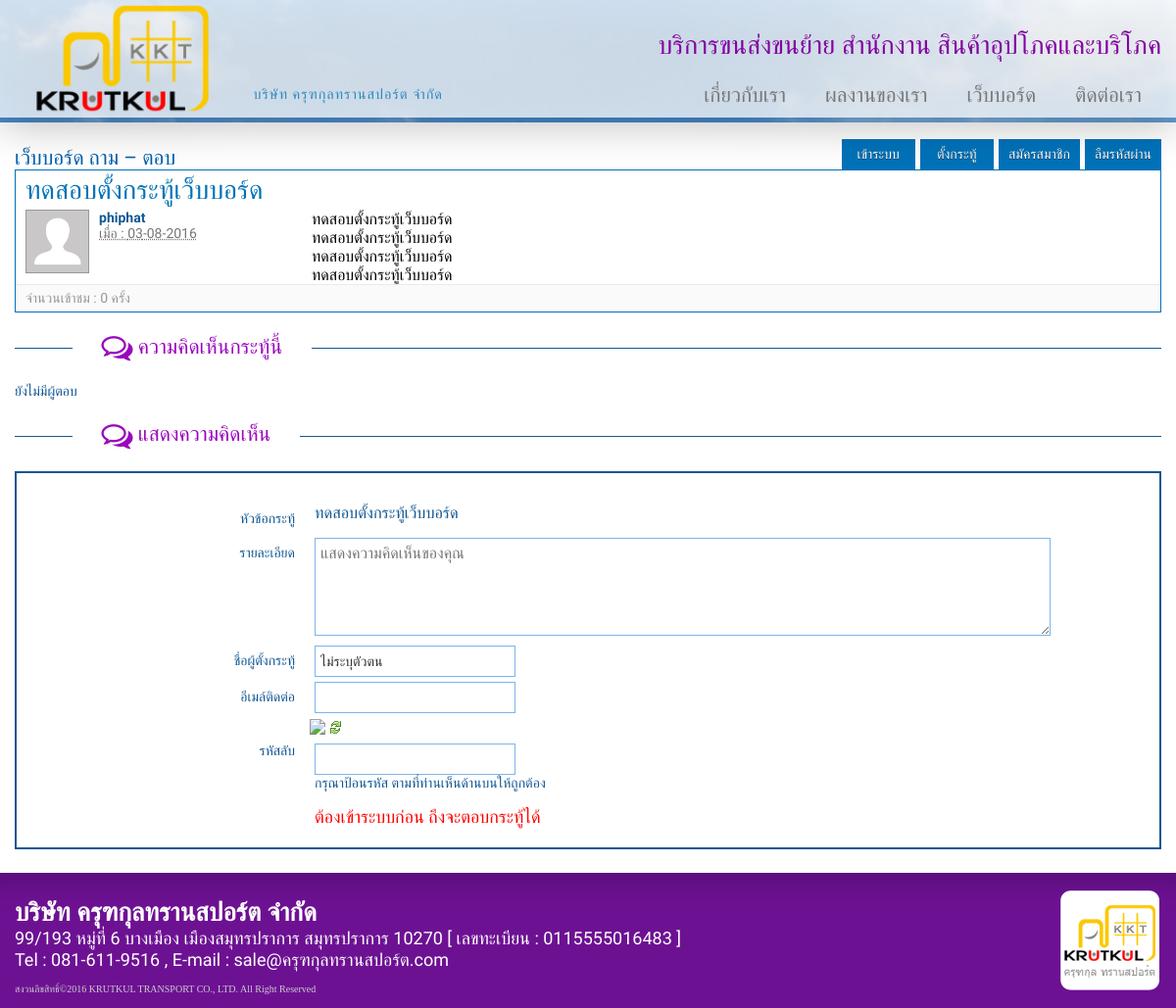
Screenshot of /webboard-read.php?ID=7 with the database file from the repository.
### tables this page shows
CREATE TABLE `shop_webboard` (
  `id_webboard` int(10) NOT NULL,
  `id_member` int(10) NOT NULL,
  `title` varchar(100) NOT NULL,
  `message` text NOT NULL,
  `name` varchar(80) NOT NULL,
  `email` varchar(50) NOT NULL,
  `today` date NOT NULL,
  `view` int(5) NOT NULL
);

CREATE TABLE `shop_member` (
  `id_shop_member` int(5) NOT NULL,
  `user_shop` varchar(30) NOT NULL,
  `pass_shop` varchar(50) NOT NULL,
  `name_shop` varchar(80) NOT NULL,
  `sex_shop` varchar(10) NOT NULL,
  `address_shop` text NOT NULL,
  `tel_shop` varchar(20) NOT NULL,
  `email_shop` varchar(50) NOT NULL
);

### webboard-read.php (the view, shortened to what this page needs)
<!DOCTYPE html>
<html lang="th">
  <?php @include('incs/header-top.php');
  $id_webboard  = $_REQUEST['ID'];
    $q_p=mysql_query("select a.*,b.name_shop,b.email_shop from shop_webboard a left join shop_member b on b.id_shop_member=a.id_member where a.id_webboard='$id_webboard'");
    $qr_post=mysql_fetch_array($q_p);
  ?>
  <body>
	  <?php @include('incs/header.php'); ?>
      <div class="page bg-wh">
      <div class="container">
		<section class="wp-webboard">
			<h2 class="cat-box-title"><a href="webboard.php">เว็บบอร์ด ถาม – ตอบ</a>
          <?php @include('webboard-header.php'); ?>
      </h2>
			<div class="cat-box-content">
                <section class="zone-wb">
                    <div class="cm-reply">
                    	<h1 style="font-size:27px;color:#0073b6;"><?=stripslashes($qr_post[title]);?></h1>
                        <div class="post _sf-col-sm-9-sm-push-3-xs-12">
                          <div class="msg">
                            <div>
                                <?=nl2br($qr_post[message]);?>
  						              </div>
                          </div>
                        </div>
                        <div class="owner _sf-col-sm-3-sm-pull-9-xs-12">
                        	<a href="#profile/596660" target="_blank" id="596660" class="by-name">
                            <img width="65" height="65" alt="" src="image/avatar.gif" class="avatar"><?php echo $qr_post[name_shop];?></a>
                        	<span style="display:block" class="display-post-timestamp">
            								<abbr class="timeago" data-utime="<?php $today=explode("-",$qr_post[today]); echo $today['2']."-".$today['1']."-".$today['0']; ?>" title="<?php $today=explode("-",$qr_post[today]); echo $today['2']."-".$today['1']."-".$today['0']; ?>"> เมื่อ : <?php $today=explode("-",$qr_post[today]); echo $today['2']."-".$today['1']."-".$today['0']; ?></abbr>
            							</span>
                        </div>
                        <div class="vote-user _sf-col-xs-12">
                            จำนวนเข้าชม : <?php echo $qr_post[view];?> ครั้ง
                        </div>
                    </div>
                <div id="comment-counter" class="post-counter">
                    <span class="title"><i class="fa-comments-o"></i> ความคิดเห็นกระทู้นี้</span>
                    <div class="line"></div>
                </div>
                    <div class="list-reply">
                      <?php
                  		$qr_reply=mysql_query("select * from shop_webboard_reply where id_webboard='$qr_post[id_webboard]'  order by id_webboard ASC");
                  		if(mysql_num_rows($qr_reply)>0){
                        $count = 0;
                  		while($re_reply=mysql_fetch_array($qr_reply)){
                        $counts = $count+1;
                  		?>
                    	                        <div class="cm-reply">
                            <span id="comment1" class="post-number">ความคิดเห็นที่ <? echo $counts; ?></span>
                            <div class="post _sf-col-sm-9-sm-push-3-xs-12">
                            <div id="msg_83816-0<? echo $counts; ?>" class="msg">
                            	<?=nl2br($re_reply[message]);?>   </div>
							<!--
                                <div class="function">
                                    <a class="btn-reply" href="#" title="ตอบกลับ"><i class="fa-mail-reply"></i> ตอบกลับ</a>
                                    <a class="btn-vote" href="#" title="ถูกใจ"><i class="fa-heart"></i> 99 ถูกใจ</a>
                                    <a class="btn-del" href="#" title="แจ้งลบกระทู้นี้"><i class="fa-trash-o"></i></a>
                                </div>
								-->
                            </div>
                            <div class="owner _sf-col-sm-3-sm-pull-9-xs-12">
                                <a href="#profile/596660" target="_blank" id="596660" class="by-name">
                                  <img width="65" height="65" alt="" src="image/avatar_reply.jpg" class="avatar"><?=$re_reply[name]?></a>
                                <span style="display:block" class="display-post-timestamp">
                                    <abbr class="timeago" data-utime="<?=$re_reply[today]?>" title="<?=$re_reply[today]?>">ตอบเมื่อ : <?=$re_reply[today]?></abbr>
                                </span>
                                <div class="ft">
                                </div>
                            </div>
                            <div class="vote-user _sf-col-xs-12">
                                   ชื่อผู้ตอบ : <b><?=$re_reply[name]?></b>  วันที่ตอบ :  <b><?=$re_reply[today]?></b>
                                </div>
                        </div>
                        <?php $count++; }
                        }else{
                        echo"<div class='comment'>ยังไม่มีผู้ตอบ</div>";
                        }?>
                    </div>
                   <div id="comment-counter" class="post-counter">
                      <span class="title"><i class="fa-comments-o"></i>  แสดงความคิดเห็น</span>
                      <div class="line"></div>
                  </div>
                  <div class="post-box">
	    <form id="form_reply" name="form_reply" method="post" action="save-webboard-reply.php" target="Iframs" onSubmit="return check();">
                  <fieldset>
                  		<div class="row">
                            <div class="owner _sf-col-xs-12-sm-3 txt-r">
                                <label for="inputbox1">หัวข้อกระทู้</label>
                            </div>
                            <div class="post _sf-col-xs-12-sm-8">
                            	<h3><?=stripslashes($qr_post[title]);?></h3>
                            </div>
                        </div>
                  		<div class="row">
                            <div class="owner _sf-col-xs-12-sm-3 txt-r">
                                <label for="cm-detail">รายละเอียด</label>
                            </div>
                            <div class="post _sf-col-xs-12-sm-8">
                                <div class="input-wrap">
                                    <textarea class="txt-area" id="message" name="message" placeholder="แสดงความคิดเห็นของคุณ"></textarea>
                                </div>
                            </div>
                        </div>
                        <?php
                          if($_SESSION['user_shop']!=""){
                          $user_shop=$_SESSION['user_shop'];
                          $id_member_post=$_SESSION['id_shop_member'];
                        ?>
                        <div class="row">
                            <div class="owner _sf-col-xs-12-sm-3 txt-r">
                                <label for="inputbox2">ชื่อผู้ตั้งกระทู้</label>
                            </div>
                            <div class="post _sf-col-xs-12-sm-8">
                                <input type="text" class="txt-box" id="name" name="name" value="<?=$user_shop?>">
                            </div>
                        </div>
                        <div class="row">
                            <div class="owner _sf-col-xs-12-sm-3 txt-r">
                                <label for="inputbox3">อีเมล์ติดต่อ</label>
                            </div>
                            <div class="post _sf-col-xs-12-sm-8">
                                <input type="text" class="txt-box" id="email" name="email" value="ไม่ระบุอีเมล์">
                            </div>
                        </div>
                    <? }else{?>
                        <div class="row">
                            <div class="owner _sf-col-xs-12-sm-3 txt-r">
                                <label for="inputbox2">ชื่อผู้ตั้งกระทู้</label>
                            </div>
                            <div class="post _sf-col-xs-12-sm-8">
                                <input type="text" class="txt-box" id="name" name="name" value="ไม่ระบุตัวตน">
                            </div>
                        </div>
                        <div class="row">
                            <div class="owner _sf-col-xs-12-sm-3 txt-r">
                                <label for="inputbox3">อีเมล์ติดต่อ</label>
                            </div>
                            <div class="post _sf-col-xs-12-sm-8">
                                <input type="text" class="txt-box" id="email" name="email">
                            </div>
                        </div>
            <? } ?>
                  		<div class="row">
        						<div class="row">
                      <div class="owner _sf-col-xs-12-sm-3 txt-r"></div>
        								<div class="post _sf-col-xs-12-sm-8">
        									<img id="refresh_cap" src="captcha/captcha_img.php"><a href="javascript:void(0);" onClick="javascript:RefreshCap();" title="ขอรหัสใหม่"> <img src="image/icon/action_refresh.gif" width="16" height="16" border="0" /></a>
        									</div>
        								</div>
                            <div class="owner _sf-col-xs-12-sm-3 txt-r">
                                <label for="inputbox1">รหัสลับ</label>
                            </div>
                            <div class="post _sf-col-xs-12-sm-8" style="margin-top:8px;">
                                    <input type="text" class="txt-box" maxlength="5" name="code" id="code">
                                    <p class="t-red">กรุณาป้อนรหัส ตามที่ท่านเห็นด้านบนให้ถูกต้อง</p>
                            </div>
                        </div>
                        <div class="row">
                            <div class="owner _sf-col-xs-12-sm-3 txt-r" >
                            </div>
                            <div class="post _sf-col-xs-12-sm-8">
                                <div class="ctrl-btn pt1">
                                  <?php   if($_SESSION['user_shop']!=""){?>
									<input class="ui-btn btn-post" type="submit" name="Submit" value="ตอบกระทู้" />
                    									<input type="hidden" name="id_webboard" value="<?=$qr_post[id_webboard]?>" />
                    									<input type="hidden" name="id_member" value="<?=$id_member_post?>" />
                    									<span id="Showdata"></span>
                                    <? }else{ echo "<font size=4 color=red>ต้องเข้าระบบก่อน ถึงจะตอบกระทู้ได้</font>"; }?>
                                </div>
                            </div>
                        </div>
                   </fieldset>
                   </form>
                  </div>
                  </section>
            </div>
        </section>
      </div>
       </div>
    <?php @include('incs/footer.php'); ?>
  </body>
</html>

### rows the page displays
shop_webboard: title "ทดสอบตั้งกระทู้เว็บบอร์ด", message "ทดสอบตั้งกระทู้เว็บบอร์ด ทดสอบตั้งกระทู้เว็บบอร์ด ทดสอบตั้งกระทู้เว็บบอร์ด ทดสอบตั้งกระทู้เว็บบอร์ด", shop_member.name_shop "phiphat", today "03", today "08", today "2016", view "0"
